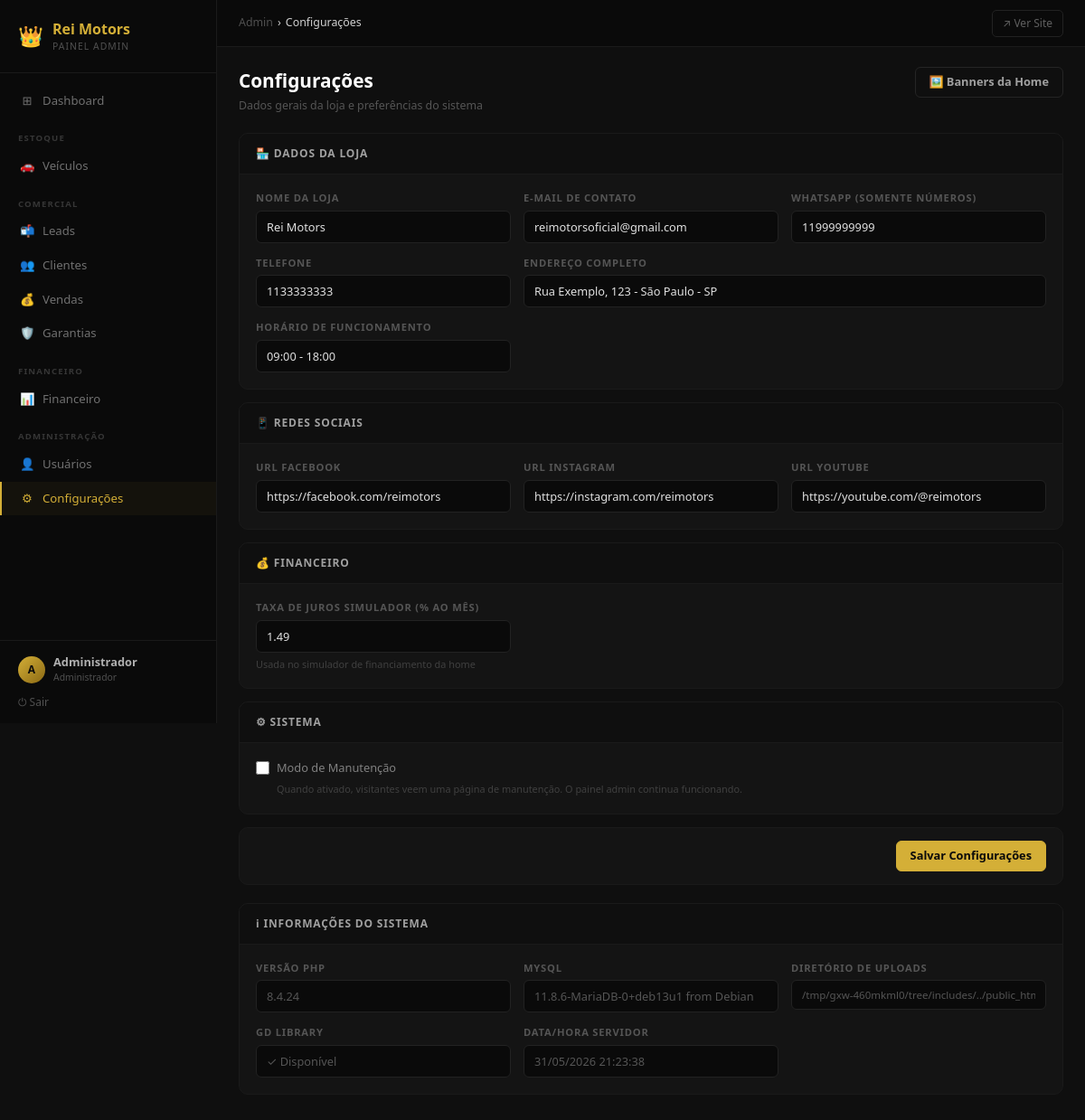
/admin/configuracoes/index.php (signed in), run on the app's committed database.
### tables this page shows
CREATE TABLE usuarios (
    id INT AUTO_INCREMENT PRIMARY KEY,
    nome VARCHAR(100) NOT NULL,
    email VARCHAR(150) NOT NULL UNIQUE,
    senha VARCHAR(255) NOT NULL,
    cpf VARCHAR(14) UNIQUE,
    telefone VARCHAR(20),
    endereco TEXT,
    role ENUM('admin', 'vendedor') NOT NULL DEFAULT 'vendedor',
    ativo TINYINT(1) DEFAULT 1,
    comissao_percentual DECIMAL(5,2) DEFAULT 3.50,
    criado_em TIMESTAMP DEFAULT CURRENT_TIMESTAMP,
    atualizado_em TIMESTAMP DEFAULT CURRENT_TIMESTAMP ON UPDATE CURRENT_TIMESTAMP,
    INDEX idx_email (email),
    INDEX idx_role (role)
);

CREATE TABLE configuracoes (
    id INT AUTO_INCREMENT PRIMARY KEY,
    chave VARCHAR(100) NOT NULL UNIQUE,
    valor LONGTEXT,
    tipo ENUM('texto', 'numero', 'boolean', 'json') DEFAULT 'texto',
    atualizado_em TIMESTAMP DEFAULT CURRENT_TIMESTAMP ON UPDATE CURRENT_TIMESTAMP
);

### includes/config.php (called while the page is built, shortened)
<?php
function estaAutenticado() {
    return isset($_SESSION['usuario_id']) && isset($_SESSION['usuario_role']);
}
function ehAdmin() {
    return estaAutenticado() && $_SESSION['usuario_role'] === ROLE_ADMIN;
}
?>

### includes/db.php (called while the page is built, shortened)
<?php
try {
    $pdo = new PDO(
        "mysql:host=" . DB_HOST . ";dbname=" . DB_NAME . ";charset=utf8mb4",
        DB_USER,
        DB_PASS,
        [
            PDO::ATTR_ERRMODE => PDO::ERRMODE_EXCEPTION,
            PDO::ATTR_DEFAULT_FETCH_MODE => PDO::FETCH_ASSOC,
            PDO::ATTR_EMULATE_PREPARES => false,
        ]
    );
} catch (PDOException $e) {
    error_log("Erro na conexão com BD: " . $e->getMessage());
    die("Erro ao conectar ao banco de dados. Contate o administrador.");
}
function executarQuery($sql, $params = []) {
    global $pdo;
    try {
        $stmt = $pdo->prepare($sql);
        $stmt->execute($params);
        return $stmt;
    } catch (PDOException $e) {
        error_log("Erro na query: " . $e->getMessage());
        return false;
    }
}
function obterUmaLinha($sql, $params = []) {
    $stmt = executarQuery($sql, $params);
    return $stmt ? $stmt->fetch() : null;
}
?>

### public_html/admin/configuracoes/index.php (the view, shortened to what this page needs)
<?php
require_once __DIR__ . '/../../../includes/config.php';
require_once __DIR__ . '/../../../includes/db.php';
$pagina_ativa  = 'configuracoes';
$admin_root    = '../';
$breadcrumb    = [['label' => 'Configurações', 'url' => '']];
function getConfig(string $chave, string $default = ''): string {
    $row = obterUmaLinha("SELECT valor FROM configuracoes WHERE chave = ?", [$chave]);
    return $row ? (string)$row['valor'] : $default;
}
require_once __DIR__ . '/../includes/header.php';
?>
<div class="page__header">
    <div>
        <h1 class="page__titulo">Configurações</h1>
        <p class="page__subtitulo">Dados gerais da loja e preferências do sistema</p>
    </div>
    <div class="page__acoes">
        <a href="banners.php" class="btn-admin btn-admin--secondary">🖼️ Banners da Home</a>
    </div>
</div>
<form method="POST" action="">
    <div class="form-section">
        <div class="form-section__titulo">🏪 Dados da Loja</div>
        <div class="form-section__body">
            <div class="form-grid">
                <div class="form-grupo">
                    <label>Nome da Loja</label>
                    <input type="text" name="loja_nome"
                           value="<?= htmlspecialchars(getConfig('loja_nome', LOJA_NOME)) ?>">
                </div>
                <div class="form-grupo">
                    <label>E-mail de Contato</label>
                    <input type="email" name="loja_email"
                           value="<?= htmlspecialchars(getConfig('loja_email', LOJA_EMAIL)) ?>">
                </div>
                <div class="form-grupo">
                    <label>WhatsApp (somente números)</label>
                    <input type="text" name="loja_whatsapp"
                           value="<?= htmlspecialchars(getConfig('loja_whatsapp', LOJA_WHATSAPP)) ?>"
                           placeholder="11999999999">
                </div>
                <div class="form-grupo">
                    <label>Telefone</label>
                    <input type="text" name="loja_telefone"
                           value="<?= htmlspecialchars(getConfig('loja_telefone', LOJA_TELEFONE)) ?>">
                </div>
                <div class="form-grupo form-grupo--2">
                    <label>Endereço Completo</label>
                    <input type="text" name="loja_endereco"
                           value="<?= htmlspecialchars(getConfig('loja_endereco', LOJA_ENDERECO)) ?>">
                </div>
                <div class="form-grupo">
                    <label>Horário de Funcionamento</label>
                    <input type="text" name="loja_horario"
                           value="<?= htmlspecialchars(getConfig('loja_horario', LOJA_HORARIO)) ?>"
                           placeholder="Seg–Sex 09:00–18:00">
                </div>
            </div>
        </div>
    </div>
    <div class="form-section">
        <div class="form-section__titulo">📱 Redes Sociais</div>
        <div class="form-section__body">
            <div class="form-grid">
                <div class="form-grupo">
                    <label>URL Facebook</label>
                    <input type="url" name="fb_url"
                           value="<?= htmlspecialchars(getConfig('fb_url', 'https://facebook.com/reimotors')) ?>"
                           placeholder="https://facebook.com/...">
                </div>
                <div class="form-grupo">
                    <label>URL Instagram</label>
                    <input type="url" name="ig_url"
                           value="<?= htmlspecialchars(getConfig('ig_url', 'https://instagram.com/reimotors')) ?>"
                           placeholder="https://instagram.com/...">
                </div>
                <div class="form-grupo">
                    <label>URL YouTube</label>
                    <input type="url" name="yt_url"
                           value="<?= htmlspecialchars(getConfig('yt_url', 'https://youtube.com/@reimotors')) ?>"
                           placeholder="https://youtube.com/...">
                </div>
            </div>
        </div>
    </div>
    <div class="form-section">
        <div class="form-section__titulo">💰 Financeiro</div>
        <div class="form-section__body">
            <div class="form-grid">
                <div class="form-grupo">
                    <label>Taxa de Juros Simulador (% ao mês)</label>
                    <input type="text" name="taxa_juros_simulador"
                           value="<?= htmlspecialchars(getConfig('taxa_juros_simulador', '1.49')) ?>"
                           placeholder="1.49">
                    <span class="form-grupo__hint">Usada no simulador de financiamento da home</span>
                </div>
            </div>
        </div>
    </div>
    <div class="form-section">
        <div class="form-section__titulo">⚙ Sistema</div>
        <div class="form-section__body">
            <div class="form-check">
                <input type="checkbox" id="modo_manutencao" name="modo_manutencao" value="1"
                       <?= getConfig('modo_manutencao') === 'true' ? 'checked' : '' ?>>
                <label for="modo_manutencao">Modo de Manutenção</label>
            </div>
            <p class="form-grupo__hint" style="margin-top:6px;margin-left:23px">
                Quando ativado, visitantes veem uma página de manutenção. O painel admin continua funcionando.
            </p>
        </div>
    </div>
    <div class="form-acoes">
        <button type="submit" class="btn-admin btn-admin--primary">Salvar Configurações</button>
    </div>
</form>
<div style="margin-top:20px">
    <div class="form-section">
        <div class="form-section__titulo">ℹ Informações do Sistema</div>
        <div class="form-section__body">
            <div class="form-grid">
                <div class="form-grupo">
                    <label>Versão PHP</label>
                    <input type="text" value="<?= PHP_VERSION ?>" disabled style="color:#555">
                </div>
                <div class="form-grupo">
                    <label>MySQL</label>
                    <input type="text" value="<?= obterUmaLinha("SELECT VERSION() v")['v'] ?? '—' ?>" disabled style="color:#555">
                </div>
                <div class="form-grupo">
                    <label>Diretório de Uploads</label>
                    <input type="text" value="<?= htmlspecialchars(UPLOAD_PATH) ?>" disabled style="color:#555;font-size:0.72rem">
                </div>
                <div class="form-grupo">
                    <label>GD Library</label>
                    <input type="text" value="<?= extension_loaded('gd') ? '✓ Disponível' : '✗ Não disponível' ?>" disabled style="color:#555">
                </div>
                <div class="form-grupo">
                    <label>Data/Hora Servidor</label>
                    <input type="text" value="<?= date('d/m/Y H:i:s') ?>" disabled style="color:#555">
                </div>
            </div>
        </div>
    </div>
</div>
<?php require_once __DIR__ . '/../includes/footer.php'; ?>

### public_html/admin/includes/header.php (shortened to what this page needs)
<?php
$_usuario = obterUmaLinha(
    "SELECT id, nome, role FROM usuarios WHERE id = ? AND ativo = 1",
    [$_SESSION['usuario_id']]
);
$_inicial = mb_strtoupper(mb_substr($_usuario['nome'], 0, 1, 'UTF-8'), 'UTF-8');
?>
<!DOCTYPE html>
<html lang="pt-BR">
<head>
    <link rel="stylesheet" href="<?= $admin_root ?>assets/css/admin.css">
</head>
<body>
<div class="admin-wrapper">
<aside class="sidebar" id="sidebar">
    <div class="sidebar__logo">
        <span style="font-size:1.4rem">👑</span>
        <div>
            <div class="sidebar__logo-nome">Rei Motors</div>
            <div class="sidebar__logo-sub">Painel Admin</div>
        </div>
    </div>
    <nav class="sidebar__nav">
        <a href="<?= $admin_root ?>index.php"
           class="sidebar__link <?= $pagina_ativa === 'dashboard' ? 'ativo' : '' ?>">
            <span class="sidebar__link-icone">⊞</span> Dashboard
        </a>
        <div class="sidebar__section">Estoque</div>
        <a href="<?= $admin_root ?>veiculos/"
           class="sidebar__link <?= $pagina_ativa === 'veiculos' ? 'ativo' : '' ?>">
            <span class="sidebar__link-icone">🚗</span> Veículos
        </a>
        <div class="sidebar__section">Comercial</div>
        <a href="<?= $admin_root ?>leads/"
           class="sidebar__link <?= $pagina_ativa === 'leads' ? 'ativo' : '' ?>">
            <span class="sidebar__link-icone">📬</span> Leads
        </a>
        <a href="<?= $admin_root ?>clientes/"
           class="sidebar__link <?= $pagina_ativa === 'clientes' ? 'ativo' : '' ?>">
            <span class="sidebar__link-icone">👥</span> Clientes
        </a>
        <a href="<?= $admin_root ?>vendas/"
           class="sidebar__link <?= $pagina_ativa === 'vendas' ? 'ativo' : '' ?>">
            <span class="sidebar__link-icone">💰</span> Vendas
        </a>
        <a href="<?= $admin_root ?>garantias/"
           class="sidebar__link <?= $pagina_ativa === 'garantias' ? 'ativo' : '' ?>">
            <span class="sidebar__link-icone">🛡️</span> Garantias
        </a>
        <?php if (ehAdmin()): ?>
        <div class="sidebar__section">Financeiro</div>
        <a href="<?= $admin_root ?>financeiro/"
           class="sidebar__link <?= $pagina_ativa === 'financeiro' ? 'ativo' : '' ?>">
            <span class="sidebar__link-icone">📊</span> Financeiro
        </a>
        <div class="sidebar__section">Administração</div>
        <a href="<?= $admin_root ?>usuarios/"
           class="sidebar__link <?= $pagina_ativa === 'usuarios' ? 'ativo' : '' ?>">
            <span class="sidebar__link-icone">👤</span> Usuários
        </a>
        <a href="<?= $admin_root ?>configuracoes/"
           class="sidebar__link <?= $pagina_ativa === 'configuracoes' ? 'ativo' : '' ?>">
            <span class="sidebar__link-icone">⚙</span> Configurações
        </a>
        <?php endif; ?>
    </nav>
    <div class="sidebar__footer">
        <div class="sidebar__user">
            <div class="sidebar__user-avatar"><?= htmlspecialchars($_inicial) ?></div>
            <div>
                <div class="sidebar__user-nome"><?= htmlspecialchars($_usuario['nome']) ?></div>
                <div class="sidebar__user-role"><?= $_usuario['role'] === 'admin' ? 'Administrador' : 'Vendedor' ?></div>
            </div>
        </div>
        <a href="<?= $admin_root ?>logout.php" class="sidebar__logout">⏻ Sair</a>
    </div>
</aside>
<div class="admin-content">
    <header class="topbar">
        <div class="topbar__left">
            <nav class="topbar__breadcrumb" aria-label="Breadcrumb">
                <a href="<?= $admin_root ?>index.php">Admin</a>
                <?php foreach ($breadcrumb as $item): ?>
                    <span>›</span>
                    <?php if (!empty($item['url'])): ?>
                        <a href="<?= htmlspecialchars($item['url']) ?>"><?= htmlspecialchars($item['label']) ?></a>
                    <?php else: ?>
                        <span><?= htmlspecialchars($item['label']) ?></span>
                    <?php endif; ?>
                <?php endforeach; ?>
            </nav>
        </div>
        <div class="topbar__right">
            <a href="<?= BASE_URL ?>" target="_blank" class="topbar__site-link">↗ Ver Site</a>
        </div>
    </header>
    <main class="page">

### data on the page
usuarios: nome "A", nome "Administrador"
configuracoes: loja_nome "Rei Motors"
configuracoes: loja_email "reimotorsoficial@gmail.com"
configuracoes: loja_whatsapp "11999999999"
configuracoes: loja_telefone "1133333333"
configuracoes: loja_endereco "Rua Exemplo, 123 - São Paulo - SP"
configuracoes: loja_horario "09:00 - 18:00"
configuracoes: fb_url "https://facebook.com/reimotors"
configuracoes: ig_url "https://instagram.com/reimotors"
configuracoes: yt_url "https://youtube.com/@reimotors"
configuracoes: taxa_juros_simulador "1.49"

### other printed values
$item['label'] "Configurações"
